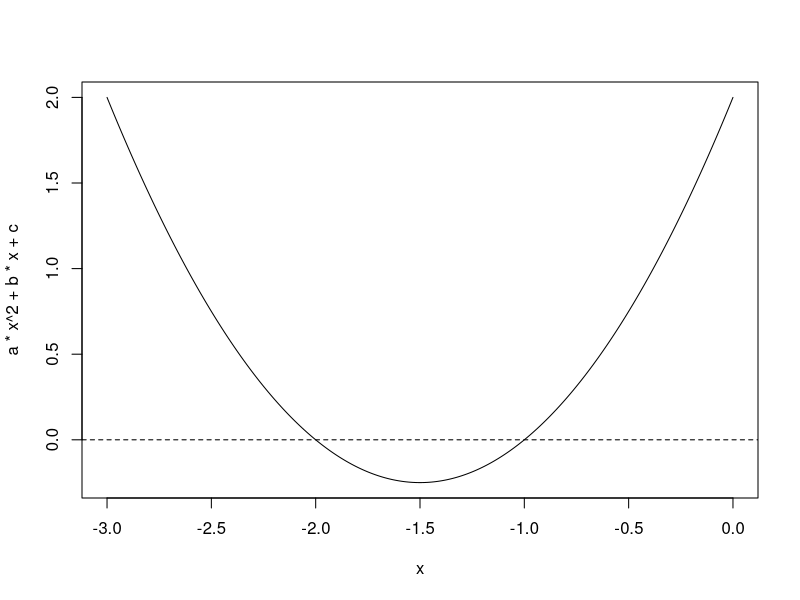

Write the R code that produced this figure.
## ---- chunk 1
#| echo: false
# Define the variables 
a <- 1
b <- 3
c <- 2

# Write the discriminant
m <- b^2-4*a*c 

# Solve the equation 
if(m > 0){ # The equation has two solutions 
  x1 <- (-b + sqrt(m))/2*a
  x2 <- (-b - sqrt(m))/2*a
  
  print(paste("The equation has two solutions: x1 =", x1, " x2 =", x2))
} else if (m == 0){ # The equation has one solution
  x <- (-b + sqrt(m))/2*a
  
  print(paste("The equation has one solution: x =", x))
} else{ # The equation has no solution
  print("The equation has no solution")
}

## ---- chunk 2
#| echo: false
# Draw the plot to find the solution for x 
x <- seq(-3, 0, , length = 300)
plot(x, a*x^2 + b*x + c, type = "l")
abline(h = 0, lty = 2)
